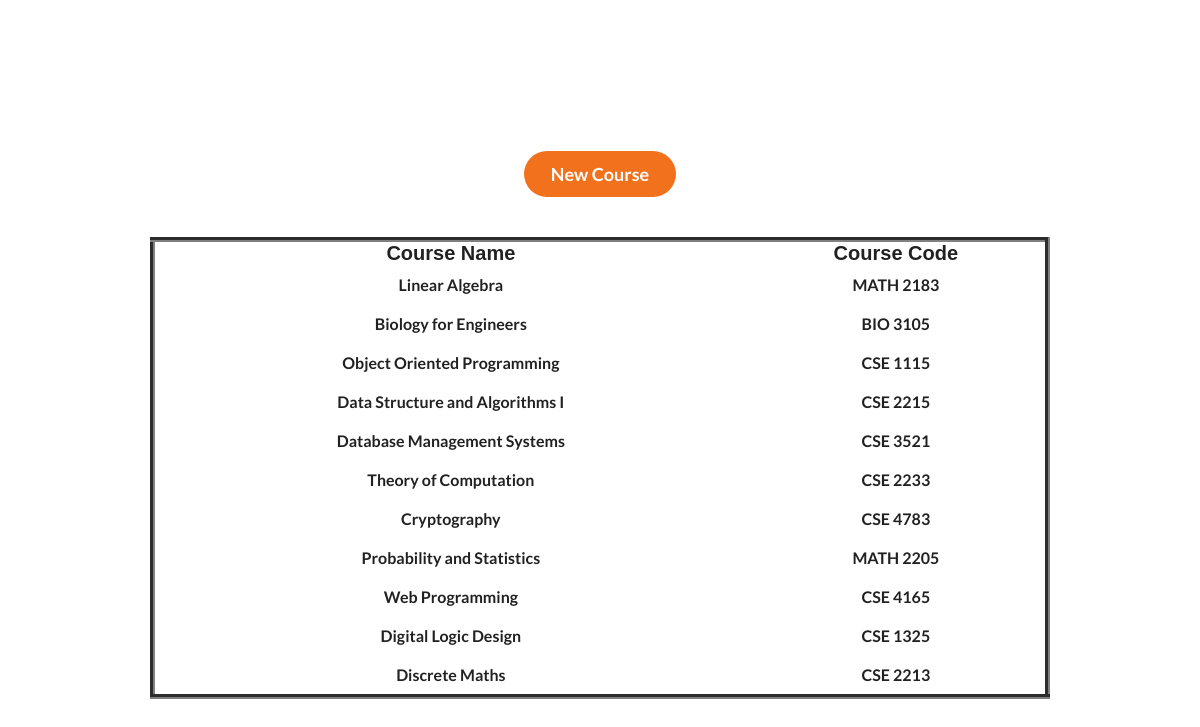
Screenshot of /admin.php (signed in) with the database file from the repository.
### tables this page shows
CREATE TABLE `all_courses` (
  `c_name` varchar(255) NOT NULL,
  `c_id` varchar(100) NOT NULL
);

### admin.php (the view, shortened to what this page needs)
<?php
include "db_connect.php";
$query="SELECT * from all_courses";
$result=mysqli_query($conn,$query);
if (isset($_SESSION['admin_id']) && isset($_SESSION['ad_name'])) {
?>
<!DOCTYPE html>
<html lang="en">
<head>
    <link rel="stylesheet" href="admin.css">
    <link href="https://cdn.jsdelivr.net/npm/bootstrap@5.1.3/dist/css/bootstrap.min.css" rel="stylesheet">
    <link rel="stylesheet" href="https://cdnjs.cloudflare.com/ajax/libs/semantic-ui/2.4.1/semantic.min.css">
</head>
<body>
    <div class="pagebody">
        <div class="layout">
        </div>
        <div class="mid">
            <div class="c1">
                <button class="ui orange button large" id="buttonbox" onclick="window.location.href = 'admincourses.php';">New Course</button>
            </div>
            <br>
            <br>
            <div class="c2">
            <table  border="5px" align-content="center" width="900px" height="100px">
                    <tr>
                        <th>Course Name</th>
                        <th>Course Code</th>
                    </tr>
                    <?php
                        while ($info = $result->fetch_assoc()) {
                    ?>
                        <tr>
                            <?php
                                echo "<td>{$info['c_name']}</td>";
                                echo "<td>{$info['c_id']}</td>";
                            ?>
                        </tr>
                    <?php
                    }
                    ?>
                </table>
            </div>
        </div>
    </div>
</body>
</html>
<?php
    }
    else{
        header("Location: welcome.php");
        exit();
   }
?>

### db_connect.php (shortened to what this page needs)
<html lang="en">
<head>
</head>
<body>
</body>
</html>

### admin.css (style rules this page uses)
* { margin: 0; padding: 0; }
.layout { width:100%; height:50px; }
.mid { display: flex; flex-direction: column; justify-content: center; align-items: center; width:100%; flex-grow: 1; }
.pagebody { text-align: center; display: flex; flex-direction: column;min-height: 100vh; }
#buttonbox { border-radius: 25px; width: 100%; margin: auto; font-size: 18px; }
td { padding: 10px; font-weight: 200; }
th { font-family: 'Poppins', sans-serif; font-weight: 300; }
tr { text-align: center; }
td { text-align: center; font-weight: bold; }
th { font-size: 20px; font-weight:bold; }

### rows the page displays
all_courses: c_name "Linear Algebra", c_id "MATH 2183"
all_courses: c_name "Biology for Engineers", c_id "BIO 3105"
all_courses: c_name "Object Oriented Programming", c_id "CSE 1115"
all_courses: c_name "Data Structure and Algorithms I", c_id "CSE 2215"
all_courses: c_name "Database Management Systems", c_id "CSE 3521"
all_courses: c_name "Theory of Computation", c_id "CSE 2233"
all_courses: c_name "Cryptography", c_id "CSE 4783"
all_courses: c_name "Probability and Statistics", c_id "MATH 2205"
all_courses: c_name "Web Programming", c_id "CSE 4165"
all_courses: c_name "Digital Logic Design", c_id "CSE 1325"
all_courses: c_name "Discrete Maths", c_id "CSE 2213"
